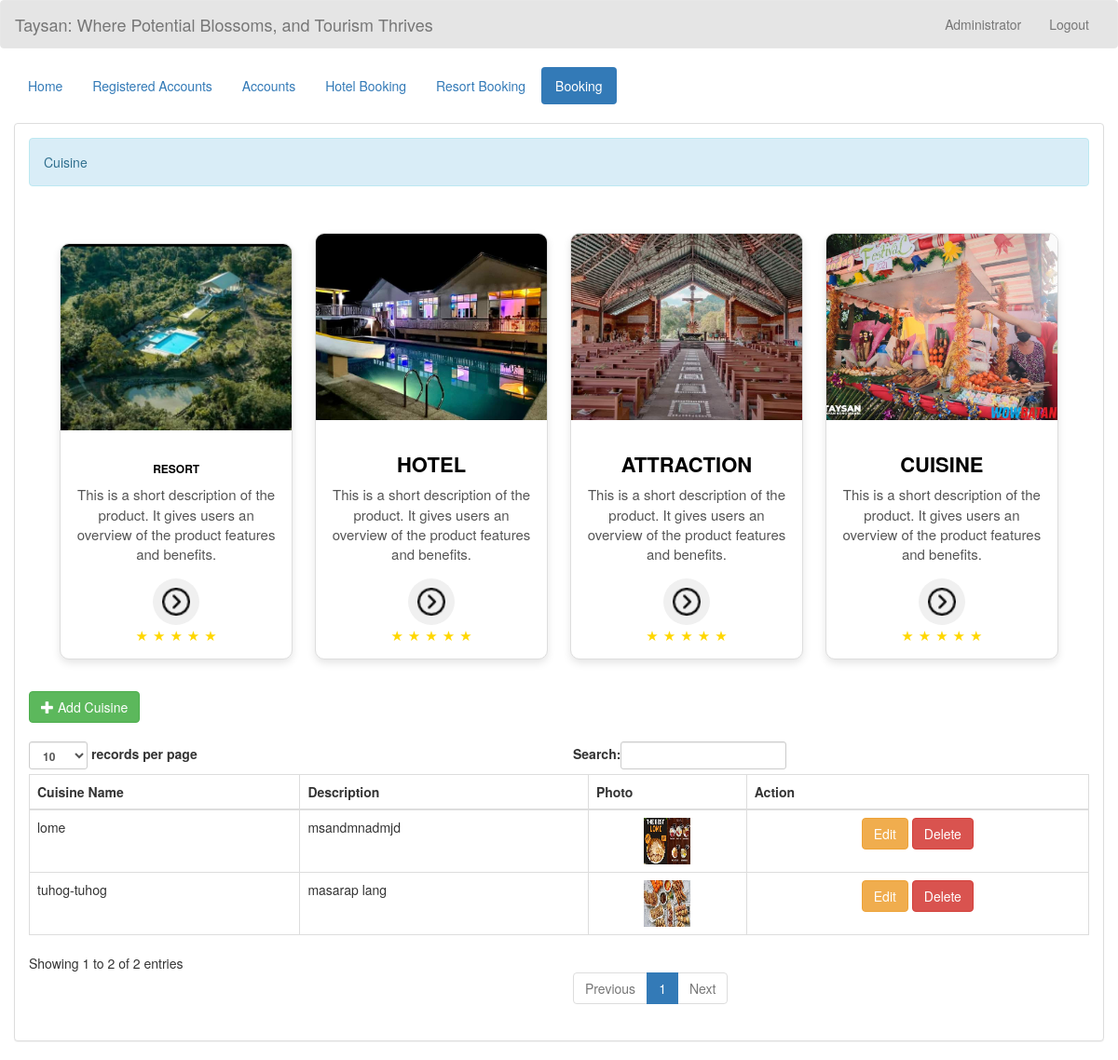
The app's page /admin/cuisine.php (signed in), older data.
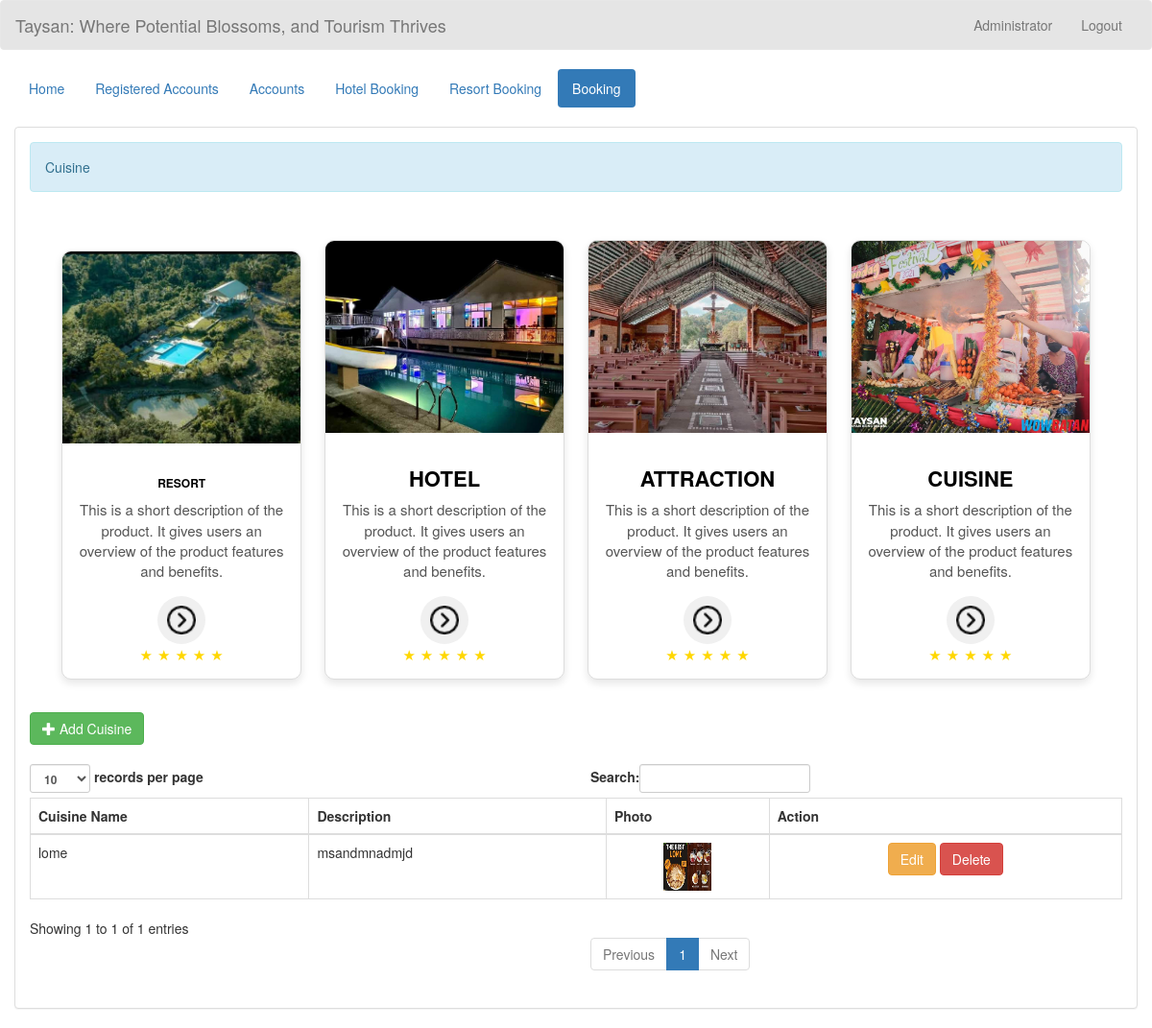
The same page, newer data.
### tables this page shows
CREATE TABLE `cuisine` (
  `cuisine_id` int(200) NOT NULL,
  `cuisine_name` varchar(200) NOT NULL,
  `descr` varchar(200) NOT NULL,
  `location` varchar(200) NOT NULL,
  `photo` varchar(200) NOT NULL
);

### admin/cuisine.php (the view, shortened to what the changed rows need)
<!DOCTYPE html>
<?php
	require '../admin_query/name.php';
?>
<html lang = "en">
	<head>
		<link rel = "stylesheet" type = "text/css" href = "../css/bootstrap.css " />
		<link rel = "stylesheet" type = "text/css" href = "../css/style.css" />
	</head>
<body>
	<br />
	<div class = "container-fluid">
		<div class = "panel panel-default">
			<div class = "panel-body">
				<div class = "alert alert-info">Cuisine</div>
        <a href="resort.php" style="text-decoration: none;">
		<div style="padding: 20px; text-align: center;">
        </a>
        <a href="room.php" style="text-decoration: none;">
        <div style="display: inline-block; width: 250px; border: 1px solid #ddd; border-radius: 10px; overflow: hidden; box-shadow: 0 4px 8px rgba(0, 0, 0, 0.1); background-color: #fff; margin: 10px; transition: all 0.3s ease;"
            onmouseover="this.style.boxShadow='0 8px 16px rgba(0, 0, 0, 0.2)'; this.style.transform='scale(1.05)';"
            onmouseout="this.style.boxShadow='0 4px 8px rgba(0, 0, 0, 0.1)'; this.style.transform='scale(1)';">
        </div>
        </a>
        <a href="attraction.php" style="text-decoration: none;">
        <div style="display: inline-block; width: 250px; border: 1px solid #ddd; border-radius: 10px; overflow: hidden; box-shadow: 0 4px 8px rgba(0, 0, 0, 0.1); background-color: #fff; margin: 10px; transition: all 0.3s ease;"
            onmouseover="this.style.boxShadow='0 8px 16px rgba(0, 0, 0, 0.2)'; this.style.transform='scale(1.05)';"
            onmouseout="this.style.boxShadow='0 4px 8px rgba(0, 0, 0, 0.1)'; this.style.transform='scale(1)';">
        </div>
        </a>
        <a href="cuisine.php" style="text-decoration: none;">
           <div style="display: inline-block; width: 250px; border: 1px solid #ddd; border-radius: 10px; overflow: hidden; box-shadow: 0 4px 8px rgba(0, 0, 0, 0.1); background-color: #fff; margin: 10px; transition: all 0.3s ease;"
                onmouseover="this.style.boxShadow='0 8px 16px rgba(0, 0, 0, 0.2)'; this.style.transform='scale(1.05)';"
                onmouseout="this.style.boxShadow='0 4px 8px rgba(0, 0, 0, 0.1)'; this.style.transform='scale(1)';">
                </div>
                </a>
</div>
				<a class = "btn btn-success" href = "add_cuisine.php"><i class = "glyphicon glyphicon-plus"></i> Add Cuisine</a>
				<br />
				<br />
				<table id = "table" class = "table table-bordered">
					<thead>
						<tr>
						    <th>Cuisine Name</th>
							<th>Description</th>
							<th>Photo</th>
							<th>Action</th>
						</tr>
					</thead>
					<tbody>
					<?php
						$query = $conn->query("SELECT * FROM `cuisine`") or die(mysqli_error());
						while($fetch = $query->fetch_array()){
					?>
						<tr>
					    	<td><?php echo $fetch['cuisine_name']?></td>
							<td><?php echo $fetch['descr']?></td>
							<td><center><img src = "../photo/<?php echo $fetch['photo']?>" height = "50" width = "50"/></center></td>
							<td><center><a class = "btn btn-warning" href = "edit_cuisine.php?cuisine_id=<?php echo $fetch['cuisine_id']?>"></i> Edit</a> <a class = "btn btn-danger" onclick = "confirmationDelete(this); return false;" href = "../admin_query/delete_cuisine.php?cuisine_id=<?php echo $fetch['cuisine_id']?>"> Delete</a></center></td>
						</tr>
					<?php
						}
					?>
					</tbody>
				</table>
			</div>
		</div>
</body>
</html>

Row changes from the older to the newer data that the page shows:
removed cuisine: cuisine_name "tuhog-tuhog", descr "masarap lang", photo (picture)
Text that changed along with them:
text written by a page script: "records per page Search: Showing 1 to 2 of 2 entries Previous 1 Next" → "records per page Search: Showing 1 to 1 of 1 entries Previous 1 Next"
